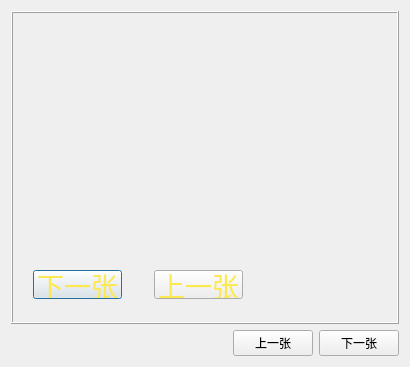
<?xml version="1.0" encoding="UTF-8"?>
<ui version="4.0">
 <class>ShowPicsDialog</class>
 <widget class="QDialog" name="ShowPicsDialog">
  <property name="geometry">
   <rect>
    <x>0</x>
    <y>0</y>
    <width>410</width>
    <height>367</height>
   </rect>
  </property>
  <property name="mouseTracking">
   <bool>false</bool>
  </property>
  <property name="windowTitle">
   <string>图图秀</string>
  </property>
  <layout class="QVBoxLayout" name="verticalLayout">
   <item>
    <widget class="QFrame" name="frame">
     <property name="sizePolicy">
      <sizepolicy hsizetype="Preferred" vsizetype="Expanding">
       <horstretch>0</horstretch>
       <verstretch>0</verstretch>
      </sizepolicy>
     </property>
     <property name="mouseTracking">
      <bool>true</bool>
     </property>
     <property name="frameShape">
      <enum>QFrame::Box</enum>
     </property>
     <property name="frameShadow">
      <enum>QFrame::Raised</enum>
     </property>
     <widget class="QWidget" name="">
      <property name="geometry">
       <rect>
        <x>11</x>
        <y>248</y>
        <width>232</width>
        <height>51</height>
       </rect>
      </property>
      <layout class="QHBoxLayout" name="horizontalLayout_2">
       <item>
        <widget class="QPushButton" name="m_next">
         <property name="sizePolicy">
          <sizepolicy hsizetype="Fixed" vsizetype="Fixed">
           <horstretch>0</horstretch>
           <verstretch>0</verstretch>
          </sizepolicy>
         </property>
         <property name="palette">
          <palette>
           <active>
            <colorrole role="ButtonText">
             <brush brushstyle="SolidPattern">
              <color alpha="255">
               <red>252</red>
               <green>233</green>
               <blue>79</blue>
              </color>
             </brush>
            </colorrole>
           </active>
           <inactive>
            <colorrole role="ButtonText">
             <brush brushstyle="SolidPattern">
              <color alpha="255">
               <red>252</red>
               <green>233</green>
               <blue>79</blue>
              </color>
             </brush>
            </colorrole>
           </inactive>
           <disabled>
            <colorrole role="ButtonText">
             <brush brushstyle="SolidPattern">
              <color alpha="255">
               <red>190</red>
               <green>190</green>
               <blue>190</blue>
              </color>
             </brush>
            </colorrole>
           </disabled>
          </palette>
         </property>
         <property name="font">
          <font>
           <pointsize>20</pointsize>
          </font>
         </property>
         <property name="mouseTracking">
          <bool>true</bool>
         </property>
         <property name="autoFillBackground">
          <bool>false</bool>
         </property>
         <property name="text">
          <string>下一张</string>
         </property>
         <property name="iconSize">
          <size>
           <width>68</width>
           <height>85</height>
          </size>
         </property>
        </widget>
       </item>
       <item>
        <spacer name="horizontalSpacer_2">
         <property name="orientation">
          <enum>Qt::Horizontal</enum>
         </property>
         <property name="sizeHint" stdset="0">
          <size>
           <width>40</width>
           <height>20</height>
          </size>
         </property>
        </spacer>
       </item>
       <item>
        <widget class="QPushButton" name="m_prev">
         <property name="sizePolicy">
          <sizepolicy hsizetype="Fixed" vsizetype="Fixed">
           <horstretch>0</horstretch>
           <verstretch>0</verstretch>
          </sizepolicy>
         </property>
         <property name="palette">
          <palette>
           <active>
            <colorrole role="ButtonText">
             <brush brushstyle="SolidPattern">
              <color alpha="255">
               <red>252</red>
               <green>233</green>
               <blue>79</blue>
              </color>
             </brush>
            </colorrole>
           </active>
           <inactive>
            <colorrole role="ButtonText">
             <brush brushstyle="SolidPattern">
              <color alpha="255">
               <red>252</red>
               <green>233</green>
               <blue>79</blue>
              </color>
             </brush>
            </colorrole>
           </inactive>
           <disabled>
            <colorrole role="ButtonText">
             <brush brushstyle="SolidPattern">
              <color alpha="255">
               <red>190</red>
               <green>190</green>
               <blue>190</blue>
              </color>
             </brush>
            </colorrole>
           </disabled>
          </palette>
         </property>
         <property name="font">
          <font>
           <pointsize>20</pointsize>
          </font>
         </property>
         <property name="mouseTracking">
          <bool>true</bool>
         </property>
         <property name="text">
          <string>上一张</string>
         </property>
        </widget>
       </item>
      </layout>
     </widget>
    </widget>
   </item>
   <item>
    <layout class="QHBoxLayout" name="horizontalLayout">
     <item>
      <spacer name="horizontalSpacer">
       <property name="orientation">
        <enum>Qt::Horizontal</enum>
       </property>
       <property name="sizeHint" stdset="0">
        <size>
         <width>40</width>
         <height>20</height>
        </size>
       </property>
      </spacer>
     </item>
     <item>
      <widget class="QPushButton" name="m_btnPrev">
       <property name="text">
        <string>上一张</string>
       </property>
      </widget>
     </item>
     <item>
      <widget class="QPushButton" name="m_btnNext">
       <property name="text">
        <string>下一张</string>
       </property>
      </widget>
     </item>
    </layout>
   </item>
  </layout>
 </widget>
 <layoutdefault spacing="6" margin="11"/>
 <resources/>
 <connections/>
</ui>
